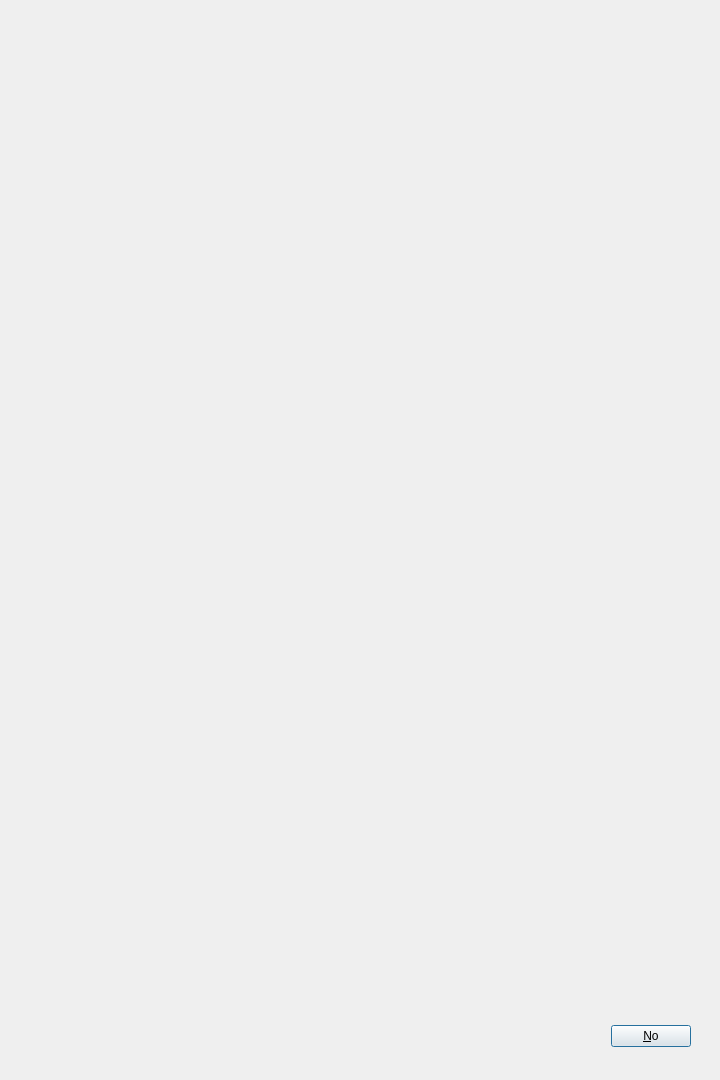
<?xml version="1.0" encoding="UTF-8"?>
<ui version="4.0">
 <class>Chocolate_Chip_Cookies</class>
 <widget class="QDialog" name="Chocolate_Chip_Cookies">
  <property name="geometry">
   <rect>
    <x>0</x>
    <y>0</y>
    <width>720</width>
    <height>1080</height>
   </rect>
  </property>
  <property name="windowTitle">
   <string>Dialog</string>
  </property>
  <widget class="QDialogButtonBox" name="buttonBox">
   <property name="geometry">
    <rect>
     <x>610</x>
     <y>1020</y>
     <width>81</width>
     <height>32</height>
    </rect>
   </property>
   <property name="orientation">
    <enum>Qt::Horizontal</enum>
   </property>
   <property name="standardButtons">
    <set>QDialogButtonBox::No</set>
   </property>
  </widget>
  <widget class="QLabel" name="label">
   <property name="geometry">
    <rect>
     <x>0</x>
     <y>0</y>
     <width>720</width>
     <height>200</height>
    </rect>
   </property>
   <property name="text">
    <string/>
   </property>
   <property name="pixmap">
    <pixmap>Images/Chocolate_Chip_Cookies.jpg</pixmap>
   </property>
  </widget>
 </widget>
 <resources/>
 <connections>
  <connection>
   <sender>buttonBox</sender>
   <signal>accepted()</signal>
   <receiver>Chocolate_Chip_Cookies</receiver>
   <slot>accept()</slot>
   <hints>
    <hint type="sourcelabel">
     <x>248</x>
     <y>254</y>
    </hint>
    <hint type="destinationlabel">
     <x>157</x>
     <y>274</y>
    </hint>
   </hints>
  </connection>
  <connection>
   <sender>buttonBox</sender>
   <signal>rejected()</signal>
   <receiver>Chocolate_Chip_Cookies</receiver>
   <slot>reject()</slot>
   <hints>
    <hint type="sourcelabel">
     <x>316</x>
     <y>260</y>
    </hint>
    <hint type="destinationlabel">
     <x>286</x>
     <y>274</y>
    </hint>
   </hints>
  </connection>
 </connections>
</ui>
